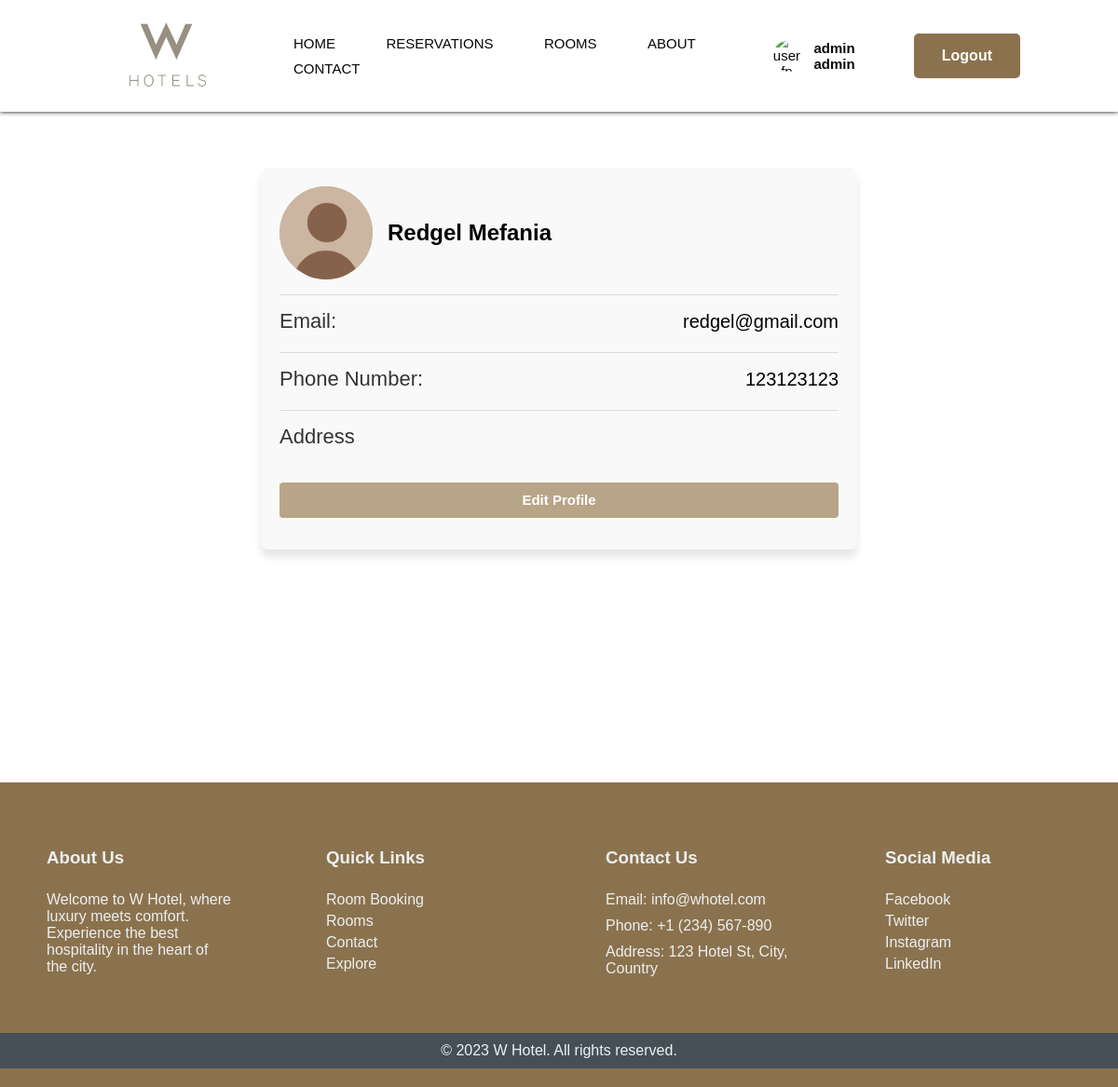
The page /profile/user/ (signed in) on the database its author committed.
### accounts/models.py (models this page shows, shortened)
class CustomUser(AbstractBaseUser):
    username = models.EmailField(max_length=150, unique=True)
    firstname = models.CharField(max_length=30, default='')
    lastname = models.CharField(max_length=30, default='')
    phone_number = models.CharField(max_length=15, default='')
    address= models.CharField(max_length=200, default='')
    password = models.CharField(max_length=128, null=False)
    profile_pic=models.ImageField(default='default_profile.jpg',blank=True)
    objects = CustomUserManager()
    USERNAME_FIELD = 'username'
    REQUIRED_FIELDS = ['firstname', 'lastname', 'phone_number']

### updateprofile/views.py (the view)
# urls.py: path('user/', views.user_profile, name='user_profile'),
def user_profile(request):
    pk=request.session.get('pk')
    users = users = get_object_or_404(CustomUser, pk=pk)
    return render(request, 'updateprofile/user_profile.html', {'users': users})

### updateprofile/templates/updateprofile/user_profile.html (shortened to what this page needs)
<!DOCTYPE html>
{% extends "base.html" %}
{% load static %}
    {% block content %}
    <div class="profile-container">
        <div class="profile-header">
            <img src="{{ users.profile_pic.url }}" alt="User profile picture" class="profile-pic">
            <h2 class="profile-name">{{users.firstname}} {{users.lastname}}</h2>
        </div>
    <div class="info-container">
        <div class="info-group">
            <label for="id_email">Email:</label>
            {{ users.username }}
        </div>
        <div class="info-group">
            <label for="id_phone_number">Phone Number:</label>
            {{ users.phone_number }}
        </div>
        <div class="info-group">
            <label for="id_address">Address</label>
        </div>
        <div class="header-buttons">
            <a class="btn apply-btn" href="{% url 'profile:update_profile' %}"><button class="btn-a">Edit Profile</button></a>
            </div>
    </div>
    {% endblock content %}

### static/css/profile_style.css (style rules this page uses)
body, html { scroll-behavior: smooth; height: 100%; margin: 0; }
* { margin: 0; padding: 0; font-family: Verdana, Geneva, Tahoma, sans-serif; }
.header-buttons { display: flex; align-items: center; gap: 15px; }
.btn { background-color: #6c543b; color: white; padding: 15px 30px; border: none; border-radius: 5px; cursor: pointer; font-weight: bold; font-size: 16px; transition: background-color 0.3s; }
.profile-container { max-width: 800px; margin: 0 auto; padding: 2em; display: flex; flex-direction: column; align-items: left; height: 370px; }
.profile-header { display: flex; align-items: center; margin-bottom: 1em; }
.profile-pic { width: 100px; height: 100px; border-radius: 50%; margin-right: 1em; background-color: #D0C3A6; }
.profile-name { font-size: 1.5em; font-weight: bold; margin-right: 10px; }
.info-container { width: 100%; margin-bottom: 200px; display: flex; flex-direction: column; font-size: 20px; }
.info-group { display: flex; align-items: center; margin-bottom: 20px; border-top: 1px solid #ddd; padding-top: 15px; }
label { flex: 1; font-size: 1.1em; color: #333; }
.apply-btn { background-color: #D0C3A6; color: white; font-size: 1em; padding: 10px 20px; border: none; border-radius: 5px; cursor: pointer; margin-top: 1em; align-self: center; }
.btn-a { background-color: transparent; color: white; font-size: 15px; border: none; border-radius: 5px; text-decoration: none; cursor: pointer; font-weight: bold; font-family: Verdana, Geneva, Tahoma, sans-serif; }
.apply-btn { width: 100%; padding: 10px; font-size: 16px; font-weight: bold; color: #fff; background-color: #B8A588; border: none; border-radius: 4px; cursor: pointer; text-align: center; margin-bottom: 10px; transition: background-color 0.3s ease; }
.profile-container { max-width: 600px; margin: 0 auto; margin-top: 60px; margin-bottom: 250px; padding: 20px; background-color: #f9f9f9; border-radius: 8px; box-shadow: 0 8px 8px rgba(0, 0, 0, 0.1); }

### rows shown on the page
CustomUser: profile_pic (placeholder picture), firstname "Redgel", lastname "Mefania", username "redgel@gmail.com", phone_number "123123123"

### other values the page prints
{{ request.session.firstname }} "admin"
{{ request.session.lastname }} "admin"
